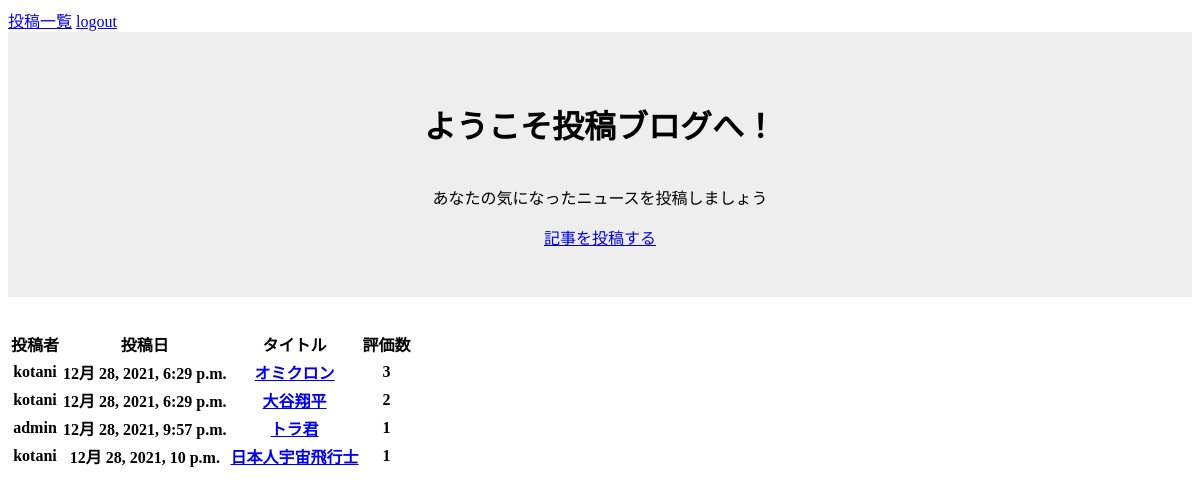
The app's page / (signed in) with its own data.
### postingapp/models.py (models this page shows)
class PostingModel(models.Model):
	title = models.CharField(max_length=100)
	content = models.TextField()
	author = models.ForeignKey(User, on_delete=models.CASCADE)
	images = models.ImageField(upload_to='')
	useful_review = models.IntegerField(null=True, blank=True, default=0)
	useful_review_record = models.TextField()
	evaluation = models.CharField(max_length=10, choices=EVALUATION_CHICES)
	created_at = models.DateTimeField("投稿日", auto_now_add=True)

### postingapp/views.py (the view)
# urls.py: path('', top, name='top'),
@login_required
def top(request):
	object_list = PostingModel.objects.all()
	return render(request, 'top.html', {'object_list': object_list})

### templates/top.html
{% extends 'base.html' %}
{% block content %}
<div class="welcome">
	<h1 class="title">ようこそ投稿ブログへ！</h1>
	<p class="subtitle">あなたの気になったニュースを投稿しましょう</p>
	<a class="btn btn-primary" href="{% url 'create' %}">記事を投稿する</a>
</div>
<div class='container'>
<table class="table">
	<thead>
		<th>投稿者</th>
		<th>投稿日</th>
		<th>タイトル</th>
		<th>評価数</th>
	</thead>
	<tbody>
	{% for item in object_list %}
		<tr>
			<th>{{ item.author }}</th>
			<th>{{ item.created_at }}</th>
			<th><a href="{% url 'detail' item.pk %}">{{ item.title }}</a></th>
			<th>{{ item.useful_review }}</th>
		</tr>
	{% endfor %}
	</tbody>
</table>
</div>
{% endblock content %}

### templates/base.html (shortened to what this page needs)
{% load static %}
<html>
<head>
    <link rel="stylesheet" type="text/css" href="{% static 'style1.css' %}">
</head>
  <body>
      <nav class="navbar navbar-expand flex\md\row navbar-dark bg-dark">
          <div class="container justify-content-between">
            <a href="{% url 'top' %}" class="navbar-brand">投稿一覧</a>
            {% if user.is_authenticated %}
            <a class="navbar-brand" href="{% url 'logout' %}">logout</a>
            {% else %}
            <a class="navbar-brand" href="{% url 'login' %}">login</a>
            <a class="navbar-brand" href="{% url 'signup' %}">signup</a>
            {% endif %}
          </div>
      </nav>
  {% block content %}
  {% endblock content %}
  </body>
</html>

### static/style1.css (style rules this page uses)
.welcome { padding: 3rem 0; margin-bottom: 2rem; background-color: #eee; align-items: center; display: flex; flex-direction: column; }

### records on screen
PostingModel: author "kotani", created_at "12月 28, 2021, 6:29 p.m.", title "オミクロン", useful_review "3"
PostingModel: author "kotani", created_at "12月 28, 2021, 6:29 p.m.", title "大谷翔平", useful_review "2"
PostingModel: author "admin", created_at "12月 28, 2021, 9:57 p.m.", title "トラ君", useful_review "1"
PostingModel: author "kotani", created_at "12月 28, 2021, 10 p.m.", title "日本人宇宙飛行士", useful_review "1"
